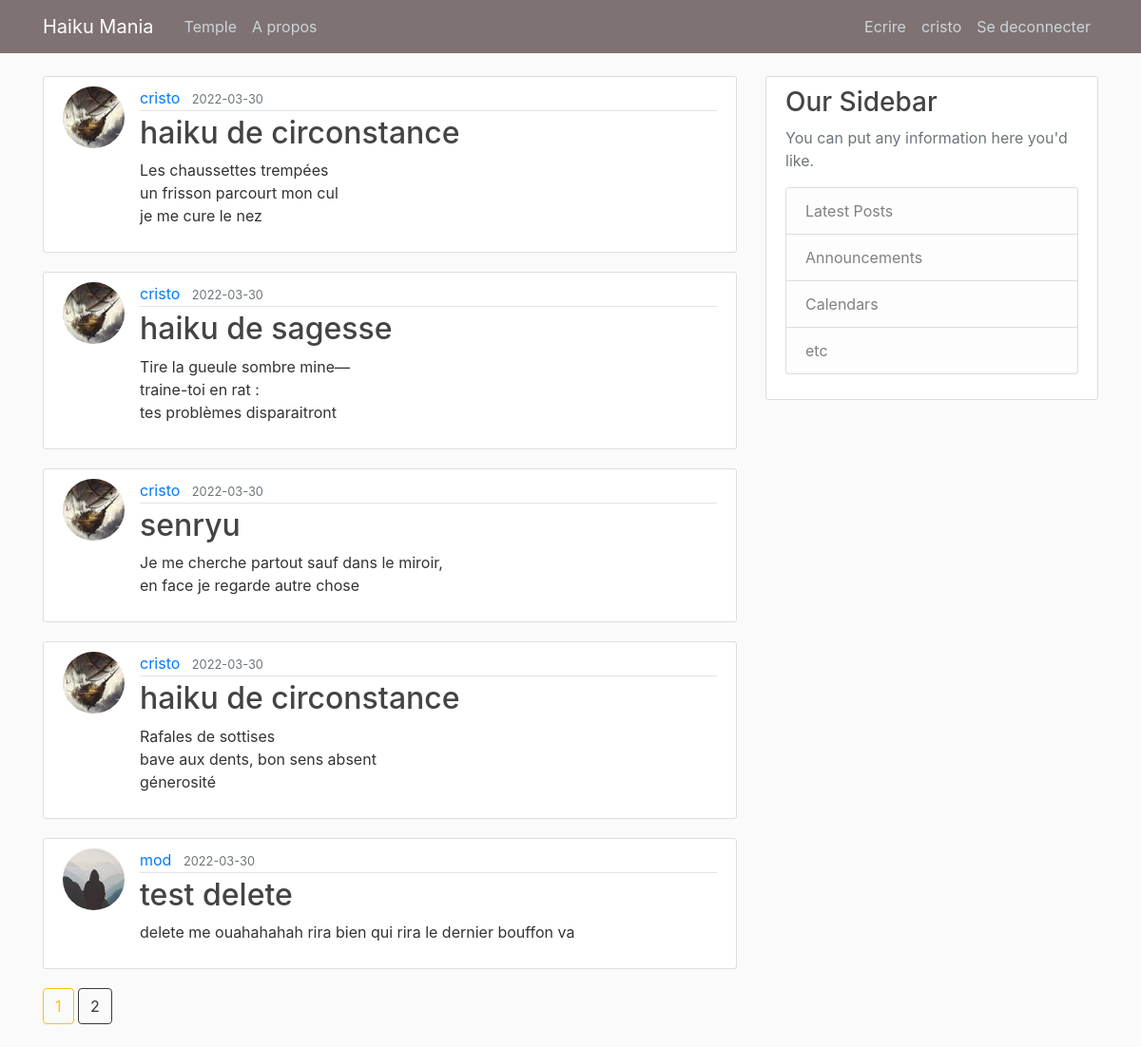
Screenshot of /home (signed in) with the database file from the repository.
### flaskblog/models.py (models this page shows, shortened)
class User(db.Model, UserMixin):
    id = db.Column(db.Integer, primary_key=True)
    username = db.Column(db.String(20), unique=True, nullable=False)
    email = db.Column(db.String(120), unique=True, nullable=False)
    image_file = db.Column(db.String(20), nullable=False, default='default.jpg')
    password = db.Column(db.String(60), nullable=False)
    posts = db.relationship('Post', backref='author', lazy=True)

class Post(db.Model):
    id = db.Column(db.Integer, primary_key=True)
    title = db.Column(db.String(100), nullable=False)
    date_posted = db.Column(db.DateTime, nullable=False, default=datetime.utcnow)
    content = db.Column(db.Text, nullable=False)
    user_id = db.Column(db.Integer, db.ForeignKey('user.id'), nullable=False)

### flaskblog/main/routes.py (the view)
@main.route("/")
@main.route("/home")
def home():
    page = request.args.get('page', 1, type=int)
    posts = Post.query.order_by(Post.date_posted.desc()).paginate(page=page, per_page=5)
    return render_template('home.html', posts=posts)

### flaskblog/models.py (called while the page is built)
@login_manager.user_loader
def load_user(user_id):
    return User.query.get(int(user_id))

### flaskblog/templates/home.html
{% extends "layout.html" %}
{% block content %}
    {% for post in posts.items %}
        <article class="media content-section">
          <img class="rounded-circle article-img" src="{{ url_for('static', filename='profile_pics/' + post.author.image_file) }}">
          <div class="media-body">
            <div class="article-metadata">
              <a class="mr-2" href="{{ url_for('users.user_posts', username=post.author.username) }}">{{ post.author.username }}</a>
              <small class="text-muted">{{ post.date_posted.strftime('%Y-%m-%d') }}</small>
            </div>
            <h2><a class="article-title" href="{{ url_for('posts.post', post_id=post.id) }}">{{ post.title }}</a></h2>
            <p class="article-content">{{ post.content }}</p>
          </div>
        </article>
    {% endfor %}
    {% for page_num in posts.iter_pages(left_edge=1, right_edge=1, left_current=1, right_current=2) %}
      {% if page_num %}
        {% if posts.page == page_num %}
          <a class="btn btn-outline-warning mb-4" href="{{ url_for('main.home', page=page_num) }}">{{ page_num }}</a>
        {% else %}
          <a class="btn btn-outline-dark mb-4" href="{{ url_for('main.home', page=page_num) }}">{{ page_num }}</a>
        {% endif %}
      {% else %}
        ...
      {% endif %}
    {% endfor %}
{% endblock content %}

### flaskblog/templates/layout.html (shortened to what this page needs)
<!DOCTYPE html>
<html>
<head>
    <link rel="stylesheet" href="https://maxcdn.bootstrapcdn.com/bootstrap/4.0.0/css/bootstrap.min.css">
    <link rel="stylesheet" type="text/css" href="{{ url_for('static', filename='main.css') }}">
</head>
<body>
    <header class="site-header">
      <nav class="navbar navbar-expand-md navbar-dark bg-steel fixed-top">
        <div class="container">
          <a class="navbar-brand mr-4" href="/">Haiku Mania</a>
          <div class="collapse navbar-collapse" id="navbarToggle">
            <div class="navbar-nav mr-auto">
              <a class="nav-item nav-link" href="{{ url_for('main.home') }}">Temple</a>
              <a class="nav-item nav-link" href="{{ url_for('main.about') }}">A propos</a>
            </div>
            <div class="navbar-nav">
              {% if current_user.is_authenticated %}
                <a class="nav-item nav-link" href="{{ url_for('posts.new_post') }}">Ecrire</a>
                <a class="nav-item nav-link" href="{{ url_for('users.account') }}">{{ current_user.username }}</a>
                <a class="nav-item nav-link" href="{{ url_for('users.logout') }}">Se deconnecter</a>
              {% else %}
                <a class="nav-item nav-link" href="{{ url_for('users.login') }}">Se connecter</a>
                <a class="nav-item nav-link" href="{{ url_for('users.register') }}">S'inscrire</a>
              {% endif %}
            </div>
          </div>
        </div>
      </nav>
    </header>
    <main role="main" class="container">
      <div class="row">
        <div class="col-md-8">
          {% block content %}{% endblock %}
        </div>
        <div class="col-md-4">
          <div class="content-section">
            <h3>Our Sidebar</h3>
            <p class='text-muted'>You can put any information here you'd like.
              <ul class="list-group">
                <li class="list-group-item list-group-item-light">Latest Posts</li>
                <li class="list-group-item list-group-item-light">Announcements</li>
                <li class="list-group-item list-group-item-light">Calendars</li>
                <li class="list-group-item list-group-item-light">etc</li>
              </ul>
            </p>
          </div>
        </div>
      </div>
    </main>
</body>
</html>

### flaskblog/static/main.css (style rules this page uses)
body { background: #fafafa; color: #333333; margin-top: 5rem; }
h1, h2, h3, h4, h5, h6 { color: #444444; }
.bg-steel { background-color: #7f7273; }
.site-header .navbar-nav .nav-link { color: #cbd5db; }
.content-section { background: #ffffff; padding: 10px 20px; border: 1px solid #dddddd; border-radius: 3px; margin-bottom: 20px; }
.article-title { color: #444444; }
.article-content { white-space: pre-line; }
.article-img { height: 65px; width: 65px; margin-right: 16px; }
.article-metadata { padding-bottom: 1px; margin-bottom: 4px; border-bottom: 1px solid #e3e3e3 }

### rows the page displays
User: username "cristo"
Post: image_file (picture), author.username "cristo", date_posted "2022-03-30", title "haiku de circonstance", content "Les chaussettes trempées un frisson parcourt mon cul je me cure le nez"
Post: image_file (picture), author.username "cristo", date_posted "2022-03-30", title "haiku de sagesse", content "Tire la gueule sombre mine— traine-toi en rat : tes problèmes disparaitront"
Post: image_file (picture), author.username "cristo", date_posted "2022-03-30", title "senryu", content "Je me cherche partout sauf dans le miroir, en face je regarde autre chose"
Post: image_file (picture), author.username "cristo", date_posted "2022-03-30", title "haiku de circonstance", content "Rafales de sottises bave aux dents, bon sens absent génerosité"
Post: image_file (placeholder picture), author.username "mod", date_posted "2022-03-30", title "test delete", content "delete me ouahahahah rira bien qui rira le dernier bouffon va"

### other values shown
{{ page_num }} "1"
{{ page_num }} "2"
